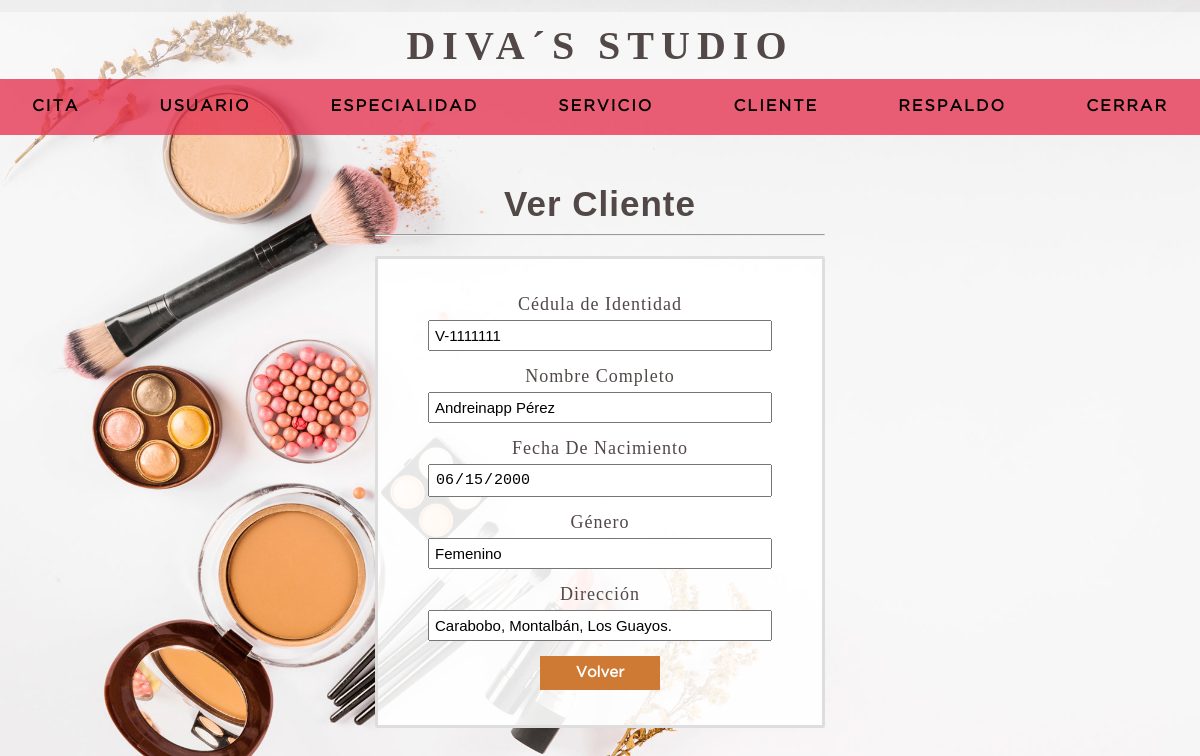
The app's page /mas_cliente.php?ci=V-1111111 (signed in) with its own data.
### tables this page shows
CREATE TABLE `cliente` (
  `ci_cliente` varchar(20) NOT NULL,
  `nombre` varchar(50) NOT NULL,
  `apellido` varchar(50) NOT NULL,
  `fecha_nacimiento` date NOT NULL,
  `codgenero` int(11) NOT NULL,
  `fechaingreso` timestamp NOT NULL DEFAULT current_timestamp() ON UPDATE current_timestamp(),
  `estatus` int(1) NOT NULL DEFAULT 1,
  PRIMARY KEY (`ci_cliente`) USING BTREE,
  KEY `codgenero` (`codgenero`),
  CONSTRAINT `cliente_ibfk_1` FOREIGN KEY (`codgenero`) REFERENCES `genero` (`codgenero`) ON DELETE CASCADE ON UPDATE CASCADE
);

CREATE TABLE `genero` (
  `codgenero` int(11) NOT NULL AUTO_INCREMENT,
  `descripcion` varchar(30) NOT NULL,
  PRIMARY KEY (`codgenero`)
);

CREATE TABLE `estados` (
  `id_estado` int(11) NOT NULL AUTO_INCREMENT,
  `estado` varchar(250) NOT NULL,
  PRIMARY KEY (`id_estado`)
);

CREATE TABLE `ciudades` (
  `id_ciudad` int(11) NOT NULL AUTO_INCREMENT,
  `id_estado` int(11) NOT NULL,
  `ciudad` varchar(200) NOT NULL,
  PRIMARY KEY (`id_ciudad`) USING BTREE,
  KEY `id_estado` (`id_estado`),
  CONSTRAINT `ciudades_ibfk_1` FOREIGN KEY (`id_estado`) REFERENCES `estados` (`id_estado`) ON DELETE CASCADE ON UPDATE CASCADE
);

CREATE TABLE `municipios` (
  `id_municipio` int(11) NOT NULL AUTO_INCREMENT,
  `id_estado` int(11) NOT NULL,
  `municipio` varchar(100) NOT NULL,
  PRIMARY KEY (`id_municipio`),
  KEY `id_estado` (`id_estado`),
  CONSTRAINT `municipios_ibfk_1` FOREIGN KEY (`id_estado`) REFERENCES `estados` (`id_estado`) ON DELETE CASCADE ON UPDATE CASCADE
);

### mas_cliente.php (the view, shortened to what this page needs)
<?php
include 'includes/conexion.php';
    $ci_cliente = $_REQUEST['ci'];
	$sql =mysqli_query($conexion, "SELECT  c.nombre, c.apellido, c.fecha_nacimiento,
											g.descripcion,
											e.estado, ciu.ciudad, m.municipio, d.detalle_direccion
									FROM cliente c
									INNER JOIN genero g      ON c.codgenero = g.codgenero
									INNER JOIN direccion d   ON c.ci_cliente = d.ci_cliente
													INNER JOIN estados e         ON d.id_estado = e.id_estado
													INNER JOIN ciudades ciu      ON d.id_ciudad = ciu.id_ciudad
													INNER JOIN municipios m      ON d.id_municipio = m.id_municipio
									WHERE c.ci_cliente = '$ci_cliente' ");
		while ($data = mysqli_fetch_array($sql)){
			$nombre = $data['nombre'];
			$apellido = $data['apellido'];
			$ncompleto = $nombre ." ". $apellido;
			$fecha_nacimiento = $data['fecha_nacimiento'];
			$genero = $data['descripcion'];
			$estado=$data['estado'];
			$ciudad=$data['ciudad'];
			$municipio=$data['municipio'];
			$detalle_direccion=$data['detalle_direccion'];
			if(!empty ($detalle_direccion)){
				$direccion = $estado. ", " .$ciudad.", ".$municipio.", ".$detalle_direccion.".";
			} else{
				$direccion = $estado. ", " .$ciudad.", ".$municipio.".";
			}
		}
?>
<html lang="en">
	<head>
		<?php include "includes/scripts.php";?>
	</head>
	<body>
		<?php include "includes/headeruser.php";?>
		<section class="container">
			<div class="register">
				<h2>Ver Cliente</h2>
				<hr>
				<form action="" method="post">
					<label for ="ci_cliente">Cédula de Identidad</label>
					<input type="text" name="ci_cliente" class="ci"  value="<?php echo $ci_cliente; ?>" readonly>
					<label for ="nombre">Nombre Completo</label>
					<input type="text" name="nombre" value="<?php echo $ncompleto ?>"  readonly>
					<label for ="fecha_nacimiento">Fecha De Nacimiento </label>
					<input type="date"name="fecha_nacimiento" value="<?php echo $fecha_nacimiento?>"  readonly >
					<label for ="codgenero">Género </label>
					<input type="text" name="codgenero" value="<?php echo $genero ?>"  readonly>
					<label for ="direccion">Dirección</label>
					<input type="text" name="direccion" value="<?php echo $direccion ?>"  readonly>
					<a href="listado_cita.php" class="btn_cancel volver"> Volver</a>
				</form>
			</div>
		</section>
	</body>
</html>

### css/style.css (style rules this page uses)
* { margin: 0; padding: 0; box-sizing: border-box; }
body { background-image: url('../imagen/bg-2.jpg'); background-position:center; background-repeat: no-repeat; background-size:cover; background-attachment:fixed; }
h1, h2, h3, h4, h5, h6 { font-family: 'arial'; font-weight: bold; letter-spacing: 1px; }
h2 { font-size: 20px; }
a { text-decoration: none; }
.container { padding: 10rem 15px 15px; }
.register { width: 450px; margin: auto; }
.container h2 { color: rgb(82, 72, 72); margin:12px 0 10px 0; font-size: 35px; text-align: center; }
hr { margin-bottom:20px; }
form { margin: auto; padding: 20px 50px; background-color: rgba(255, 255, 255, 0.9); border-radius:2px; border:3px solid #dedede; }
label { display: block; font-size: 18px; margin: 15px auto 5px auto; letter-spacing:1px; }
input, select { width: 100%; font-size: 15px; padding: 5px; }
.btn_cancel, .btn_ok { width:120px; background: #E53939; color:#ffffff; display:inline-block; border:0; padding:10px; margin: 15px 10px; font-size: 15px; font-family: 'GothamBook'; font-weight:bold; cursor: pointer; }
.btn_cancel { background: #2373a8; }
.volver { background: #CF7A34; }
.container { color: rgb(82, 72, 72); margin:12px 0 10px 0; font-size: 25px; text-align: center; }

### records on screen
cliente: nombre "Andreinapp Pérez", fecha_nacimiento "06/15/2000", codgenero "Femenino", direccion "Carabobo, Montalbán, Los Guayos."
